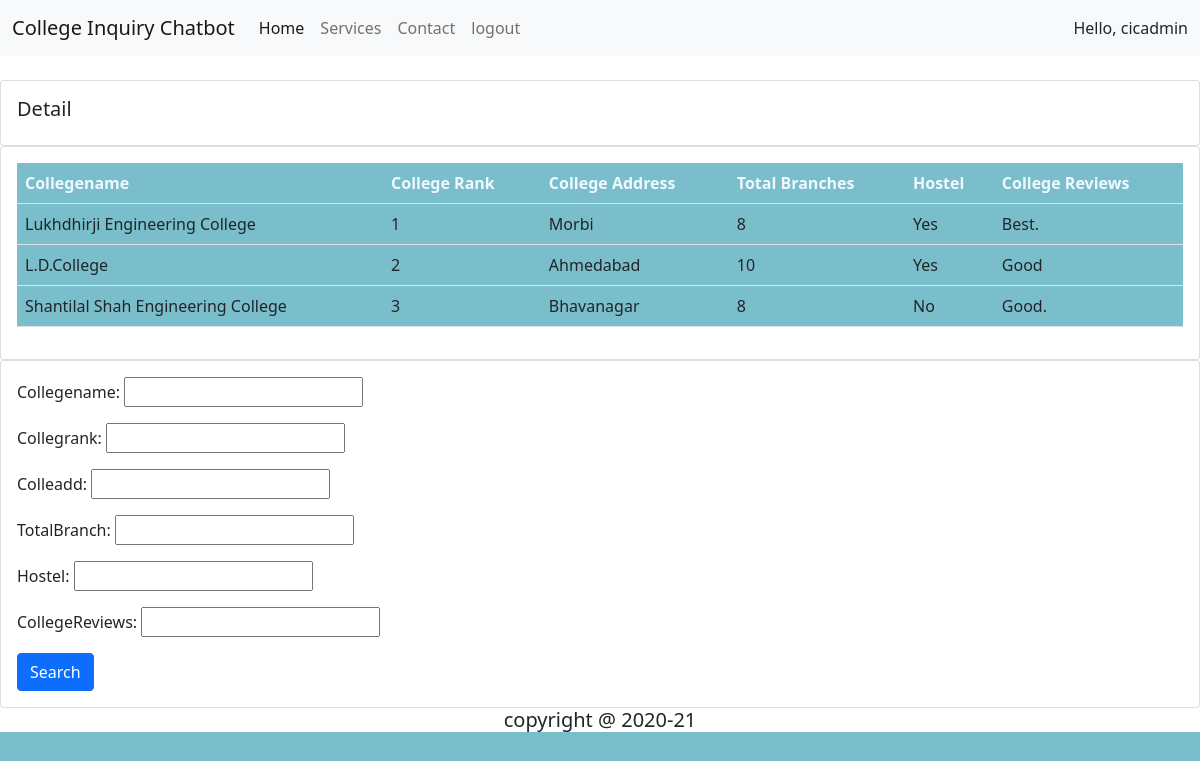
Page /detail (signed in) on the committed database.
### home/models.py (models this page shows, shortened)
class College_Info(models.Model):
    collegename = models.CharField(max_length=120)
    collegrank = models.CharField(max_length=100)
    colleadd = models.CharField(max_length=100)
    TotalBranch = models.IntegerField()
    Hostel = models.CharField(max_length=20)
    collegeReviews = models.TextField()

### home/views.py (the view)
# urls.py: path("detail",views.datail_of ,name ="detail"),
@login_required(login_url="login")
def datail_of(request):
    detail = College_Info.objects.all()
    myFilter = DetailFilter(request.GET, queryset=detail)
    detail = myFilter.qs
    context = {
       'myFilter':myFilter,
       'detail':detail,
    }
    return render(request, "detail.html", context)

### home/templates/detail.html (shortened to what this page needs)
{% extends 'base.html' %}
{% block body %}
<br>
		<div class="row">
			<div class="col-md">
				<div class="card card-body">
					<h5>Detail</h5>
				</div>
				<div class="card card-body">
					<table class="table">
						<tr>
							<th>Collegename</th>
							<th>College Rank</th>
							<th>College Address</th>
							<th>Total Branches</th>
							<th>Hostel</th>
							<th>College Reviews</th>
						</tr>
						{% for i in detail %}
							<tr>
								<td>{{i.collegename}}</td>
								<td>{{i.collegrank}}</td>
								<td>{{i.colleadd}}</td>
								<td>{{i.TotalBranch}}</td>
								<td>{{i.Hostel}}</td>
								<td>{{i.collegeReviews}}</td>
							</tr>
						{% endfor %}
					</table>
				</div>
			</div>
		</div>
<div class="row">
	<div class="col">
		<div class="card card-body">
			<form method="get">
				{{myFilter.form.as_p}}
		    <button class="btn btn-primary" type="submit">Search</button>
		  </form>
		</div>
	</div>
</div>
{% endblock body %}

### home/templates/base.html (shortened to what this page needs)
<!DOCTYPE html>
<html lang="en">
<head>
  <link href="https://cdn.jsdelivr.net/npm/bootstrap@5.0.0-beta2/dist/css/bootstrap.min.css" rel="stylesheet"
>
</head>
<body>
  <nav class="navbar navbar-expand-lg navbar-light bg-light">
    <div class="container-fluid">
      <a class="navbar-brand" >College Inquiry Chatbot</a>
      <div class="collapse navbar-collapse" id="navbarSupportedContent">
        <ul class="navbar-nav me-auto mb-2 mb-lg-0">
          <li class="nav-item">
            <a class="nav-link active" aria-current="page" href="/">Home</a>
          </li>
          <li class="nav-item">
            <a class="nav-link" href="/services">Services</a>
          </li>
          <li class="nav-item">
            <a class="nav-link" href="/contact">Contact</a>
          </li>
           <li class="nav-item">
          <a class="nav-link" href="{% url 'logout' %}">logout</a>
        </li>
        </ul>
        <span>Hello, {{request.user}} </span>
      </div>
    </div>
  </nav>
  {% block body %}
  {% endblock body %}
</body>
<footer>
  <h5 class="con">copyright @ 2020-21</h5>
</footer>
</html>

### home/templates/base.html (style rules this page uses)
.con { text-align: center; }

### home/templates/detail.html (style rules this page uses)
html,table { margin: 0; padding: 0; height: 100%; background: #7abecc !important; }
th { color: aliceblue; }

### rows in the picture
College_Info: collegename "Lukhdhirji Engineering College", collegrank "1", colleadd "Morbi", TotalBranch "8", Hostel "Yes", collegeReviews "Best."
College_Info: collegename "L.D.College", collegrank "2", colleadd "Ahmedabad", TotalBranch "10", Hostel "Yes", collegeReviews "Good"
College_Info: collegename "Shantilal Shah Engineering College", collegrank "3", colleadd "Bhavanagar", TotalBranch "8", Hostel "No", collegeReviews "Good."

### other values in the picture
{{ request.user }} "cicadmin"
